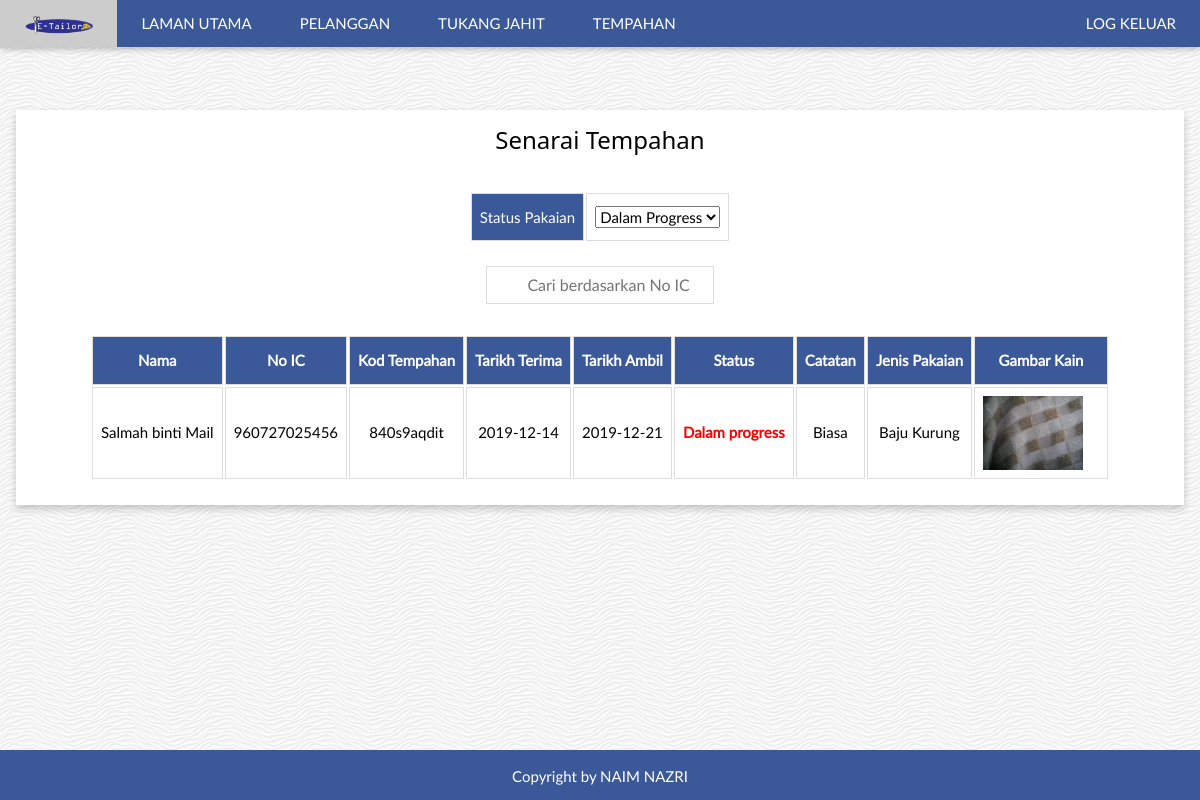
Screenshot of /admin/view_order.php (signed in) with the database file from the repository.
### tables this page shows
CREATE TABLE `users` (
  `id_users` int(100) NOT NULL,
  `username` varchar(20) NOT NULL,
  `password` varchar(20) NOT NULL,
  `f_name` varchar(100) NOT NULL,
  `phone_no` varchar(13) NOT NULL,
  `alamat` varchar(100) NOT NULL,
  `ic_no` varchar(15) NOT NULL
);

CREATE TABLE `orders` (
  `id_orders` int(11) NOT NULL,
  `order_code` varchar(10) NOT NULL,
  `receive_date` date NOT NULL,
  `pickup_date` date NOT NULL,
  `status` varchar(255) NOT NULL,
  `catatan` varchar(100) DEFAULT NULL,
  `notice` varchar(10) NOT NULL,
  `id_users` int(10) NOT NULL,
  `id_fashion` int(10) NOT NULL,
  `id_measurement` int(10) NOT NULL,
  `image` varchar(100) NOT NULL
);

CREATE TABLE `fashion` (
  `id_fashion` int(10) NOT NULL,
  `fashion_name` varchar(20) NOT NULL,
  `fashion_price` varchar(10) NOT NULL
);

### admin/view_order.php (the view, shortened to what this page needs)
<?php
if (empty($_SESSION['username']))
{
 header('location:../index.php');
}
else
{
?><!DOCTYPE html>
<html lang="en">
<head>
<link rel="stylesheet" href="../css/w3.css">
<link rel="stylesheet" href="../css/font.css">
<link rel="stylesheet" href="../css/font-awesome.min.css">
</head>
<body>
<?php
include "header.php";
?>
<div class="w3-content" style="max-width:2000px;margin-top:46px;">
<div class="w3-container w3-content w3-center w3-padding-64" style="max-width:1300px" id="band" >
<div class="card">
<div class="container">
<h3>Senarai Tempahan</h3>
<br>
<table align="center">
<tr><td id="info">Status Pakaian</td><td><select id='baju'>
<option value="1">Dalam Progress</option>
</select>
    </td>
    </tr>
    </table>
<br>
<center><input type="text" id="myInput" onkeyup="myFunction()" placeholder="Cari berdasarkan No IC"></center>
<br>
<div id='belum'>
<table id="myTable"align="center">
<th>Nama</th><th>No IC</th><th>Kod Tempahan</th><th>Tarikh Terima</th><th>Tarikh Ambil</th><th>Status</th><th>Catatan</th><th>Jenis Pakaian</th><th>Gambar Kain</th>
<?php
    $order = "SELECT * FROM orders WHERE status='Dalam Progress'";
    $i=1;
	$query_o = mysqli_query($conn,$order);
	while($row_o = mysqli_fetch_array($query_o)){
        $id_users = $row_o['id_users'];
        $order_code = $row_o['order_code'];
        $receive_date = $row_o['receive_date'];
        $pickup_date = $row_o['pickup_date'];
        $status = $row_o['status'];
        $catatan = $row_o['catatan'];
        $image = $row_o['image'];
        $id_fashion = $row_o['id_fashion'];
   $fashion = "SELECT * FROM fashion WHERE id_fashion='$id_fashion'";
    $query_f = mysqli_query ($conn,$fashion);
    while($row_f = mysqli_fetch_array($query_f)){
    $fashion_name = $row_f['fashion_name'];
	$c = "SELECT * FROM users WHERE id_users ='$id_users'";
    $query_c = mysqli_query($conn,$c);
    while($row_c = mysqli_fetch_array($query_c)){
        $f_name = $row_c['f_name'];
        $ic = $row_c['ic_no'];
	?>
<tr>
	<td><?php echo $f_name ?></td>
    <td><?php echo $ic ?></td>
    <td><?php echo $order_code ?></td>
    <td ><?php echo $receive_date ?></td>
	<td ><?php echo $pickup_date ?></td>
    <td ><font style="font-weight:bold" color="red"><?php echo $status ?></font></td>
    <td ><?php echo $catatan ?></td>
    <td ><?php echo $fashion_name ?></td>
    <td >
        <img id="myImg<?php echo $i?>" src="upload/<?php echo $image ?>" class="w3-left w3-margin-right" style="width:100px">
    </td>
</tr>
<?php
    }
    }
$i++;}
?>
</table>
<br>
</div>
</div>
</div>
</div>
</div>
<footer >
<p class="w3-medium w3-center">Copyright by NAIM NAZRI</p>
</footer>
</body>
<?php
    }
?>
</html>

### css/w3.css (style rules this page uses)
html { box-sizing:border-box }
*,*:before,*:after { box-sizing:inherit }
html { -ms-text-size-adjust:100%;-webkit-text-size-adjust:100% }
body { margin:0 }
article,aside,details,figcaption,figure,footer,header,main,menu,nav,section { display:block }
img { border-style:none }
button,input,select,textarea,optgroup { font:inherit;margin:0 }
button,input { overflow:visible }
button,select { text-transform:none }
html,body { font-family:Verdana,sans-serif;font-size:15px;line-height:1.5 }
html { overflow-x:hidden }
h3 { font-size:24px }
h1,h2,h3,h4,h5,h6 { font-family:"Segoe UI",Arial,sans-serif;font-weight:400;margin:10px 0 }
img { vertical-align:middle }
.w3-container:after,.w3-container:before,.w3-panel:after,.w3-panel:before,.w3-row:after,.w3-row:before,.w3-row-padding:after,.w3-row-padding:before, .w3-cell-row:before,.w3-cell-row:after,.w3-clear:after,.w3-clear:before,.w3-bar:before,.w3-bar:after { content:"";display:table;clear:both }
.w3-content,.w3-auto { margin-left:auto;margin-right:auto }
.w3-content { max-width:980px }
.w3-container,.w3-panel { padding:0.01em 16px }
.w3-medium { font-size:15px!important }
.w3-center { text-align:center!important }
.w3-margin-right { margin-right:16px!important }
.w3-padding-64 { padding-top:64px!important;padding-bottom:64px!important }
.w3-left { float:left!important }

### admin/view_order.php (style rules this page uses)
body { font-family: "Lato", sans-serif; background-image: url('images/waves.png'); }
th,td { border: 1px solid #ddd; padding: 8px; }
th, #info { padding-top: 12px; padding-bottom: 12px; background-color: #3b5998; color: white; }
footer { color:white; background-color: #3b5998; position:fixed; left:0px; bottom:0px; height:50px; width:100%; }
.card { background:white; box-shadow: 0 4px 8px 0 rgba(0,0,0,0.2); transition: 0.3s; }
.container { padding: 2px 16px; }
#myInput { background-image: url('/css/searchicon.png'); background-position: 8px 8px; background-repeat: no-repeat; width: 20%; font-size: 16px; padding: 6px 20px 6px 40px; border: 1px solid #ddd; margin-bottom: 8px; }

### rows the page displays
orders: order_code "840s9aqdit", receive_date "2019-12-14", pickup_date "2019-12-21", status "Dalam progress", catatan "Biasa"
fashion: fashion_name "Baju Kurung"
users: f_name "Salmah binti Mail", ic_no "960727025456", orders.image (picture)
